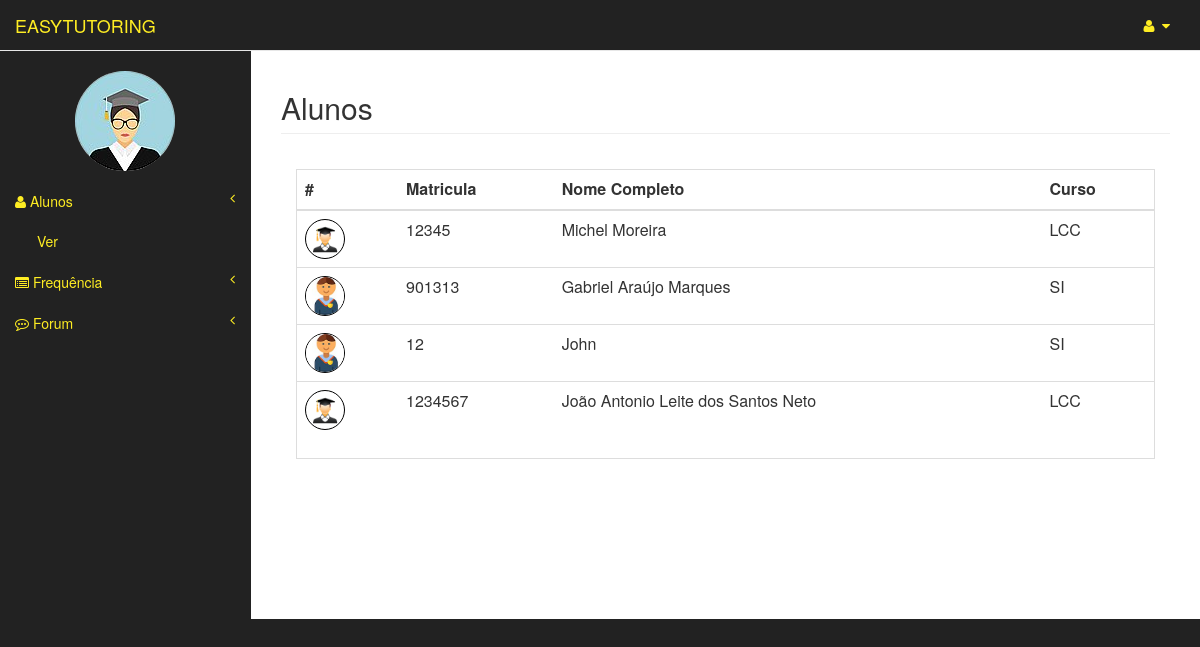
The app's page /tutor_area/listAlunos/10/ (signed in) with its own data.
### usuarios/models.py (models this page shows, shortened)
class Usuario(models.Model):
	user = models.OneToOneField(User)
	matricula = models.CharField(max_length=20)
	curso = models.CharField(max_length=3)
	tipo = models.CharField(max_length=8, blank=False,null=True)
	nome_completo = models.CharField(max_length=150)
	img = models.ImageField(upload_to="img/original/", blank=True)
	thumb = ThumbnailerImageField(upload_to="img/thumb/", blank=True,null=True,resize_source=dict(size=(100, 100), sharpen=True))

class Aluno(Usuario):
	pass
	class Meta:
		permissions= (
			("pode_acessar_area_aluno", "pode acessar area aluno"),
		)

### tutor_area/views.py (the view)
# urls.py: url(r'^listAlunos/(?P<turma_id>[0-9]+)/$', views.listAlunos, name='listAlunos'),]
def listAlunos(request,turma_id):
	user = request.user
	usuario = Usuario.objects.get(user=user)
	turma = Turma.objects.get(pk=turma_id)
	alunos = turma.alunos.all()
	context= {'turma': turma,
	'alunos': alunos,
	'usuario':usuario}
	return render(request, 'tutor_area/listAlunos.html', context=context)

### templates/tutor_area/listAlunos.html
{% extends "tutor_area/turmaArea.html" %}
{% block pageHeader %}
    <h2 class="page-header">Alunos</h2>
{% endblock pageHeader %}
{% block form %}
    <div class="panel-body">
        <div class="table-responsive table-bordered">
            <table class="table">
                <thead>
                    <tr>
                        <th>#</th>
                        <th>Matricula</th>
                        <th>Nome Completo</th>
                        <th>Curso</th>
                    </tr>
                </thead>
                <tbody>
                	{% for aluno in alunos %}
                        <tr>
                            <td><img src="{{ aluno.thumb.url}}" style="width:40px; height:40px; border:1px solid black;" class= "img-circle"/></td>
                            <td>{{aluno.matricula}}</td>
                            <td>{{aluno.nome_completo}}</td>
                             <td>{{aluno.curso}}</td>
                        </tr>
					{% endfor %}
                </tbody>
            </table>
        </div>
    </div>
{% endblock form %}

### templates/tutor_area/turmaArea.html (shortened to what this page needs)
{% extends "templateEasyTutoring.html" %}
{% block principal %}
    <a class="navbar-brand" href="{% url 'tutor_area:index' %}" id="link-color">EASYTUTORING</a>
{% endblock principal %}
{% block barraLateral %}
                <div class="navbar-default sidebar" role="navigation">
                <div class="sidebar-nav navbar-collapse">
                    <ul class="nav" id="side-menu">
                        <br>
                       <center><p><img src="{{ usuario.thumb.url}}" class= "img-circle"/> </p></center>
                        <li class="itens-menu">
                            <a href="#" id="link-color"><i class="fa fa-user"></i>  Alunos<span class="fa arrow"></span></a>
                            <ul class="nav nav-second-level">
                               <li>
                                    <a href="{% url 'tutor_area:listAlunos' turma.id %}" id="link-color"> Ver</a>
                                </li>
                            </ul>
                        </li>
                        <li class="itens-menu">
                            <a href="#" id="link-color"><i class="fa fa-list-alt" id="link-color"></i> Frequência<span class="fa arrow"></span></a>
                        </li>
                        <li class="itens-menu">
                            <a href="#" id="link-color"><i class="fa fa-commenting-o"></i> Forum<span class="fa arrow"></span></a>
                        </li>
                    </ul>
                </div>
            </div>
{% endblock barraLateral %}

### static/css/tutoring.css (style rules this page uses)
#link-color { color: #feed23; }

### records on screen
Usuario: thumb (picture)
Aluno: thumb (picture), matricula "12345", nome_completo "Michel Moreira", curso "LCC"
Aluno: thumb (picture), matricula "901313", nome_completo "Gabriel Araújo Marques", curso "SI"
Aluno: thumb (picture), matricula "12", nome_completo "John", curso "SI"
Aluno: thumb (picture), matricula "1234567", nome_completo "João Antonio Leite dos Santos Neto", curso "LCC"
